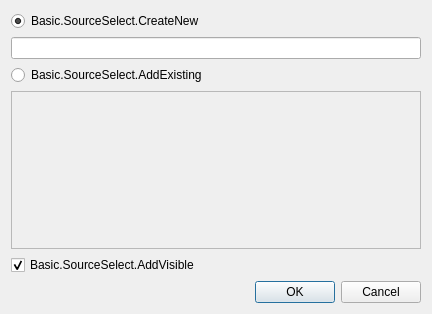
<?xml version="1.0" encoding="UTF-8"?>
<ui version="4.0">
 <class>OBSBasicSourceSelect</class>
 <widget class="QDialog" name="OBSBasicSourceSelect">
  <property name="windowModality">
   <enum>Qt::WindowModal</enum>
  </property>
  <property name="geometry">
   <rect>
    <x>0</x>
    <y>0</y>
    <width>432</width>
    <height>314</height>
   </rect>
  </property>
  <property name="windowTitle">
   <string>Basic.SourceSelect</string>
  </property>
  <layout class="QVBoxLayout" name="verticalLayout">
   <item>
    <layout class="QVBoxLayout" name="verticalLayout_2">
     <item>
      <widget class="QRadioButton" name="createNew">
       <property name="text">
        <string>Basic.SourceSelect.CreateNew</string>
       </property>
       <property name="checked">
        <bool>true</bool>
       </property>
      </widget>
     </item>
     <item>
      <widget class="QLineEdit" name="sourceName"/>
     </item>
     <item>
      <widget class="QRadioButton" name="selectExisting">
       <property name="text">
        <string>Basic.SourceSelect.AddExisting</string>
       </property>
      </widget>
     </item>
     <item>
      <widget class="QListWidget" name="sourceList">
       <property name="enabled">
        <bool>false</bool>
       </property>
       <property name="sortingEnabled">
        <bool>true</bool>
       </property>
      </widget>
     </item>
     <item>
      <widget class="QCheckBox" name="sourceVisible">
       <property name="text">
        <string>Basic.SourceSelect.AddVisible</string>
       </property>
       <property name="checked">
        <bool>true</bool>
       </property>
      </widget>
     </item>
    </layout>
   </item>
   <item>
    <widget class="QDialogButtonBox" name="buttonBox">
     <property name="standardButtons">
      <set>QDialogButtonBox::Cancel|QDialogButtonBox::Ok</set>
     </property>
    </widget>
   </item>
  </layout>
 </widget>
 <resources/>
 <connections>
  <connection>
   <sender>createNew</sender>
   <signal>toggled(bool)</signal>
   <receiver>sourceName</receiver>
   <slot>setEnabled(bool)</slot>
   <hints>
    <hint type="sourcelabel">
     <x>79</x>
     <y>29</y>
    </hint>
    <hint type="destinationlabel">
     <x>108</x>
     <y>53</y>
    </hint>
   </hints>
  </connection>
  <connection>
   <sender>selectExisting</sender>
   <signal>toggled(bool)</signal>
   <receiver>sourceList</receiver>
   <slot>setEnabled(bool)</slot>
   <hints>
    <hint type="sourcelabel">
     <x>51</x>
     <y>80</y>
    </hint>
    <hint type="destinationlabel">
     <x>65</x>
     <y>128</y>
    </hint>
   </hints>
  </connection>
 </connections>
</ui>
